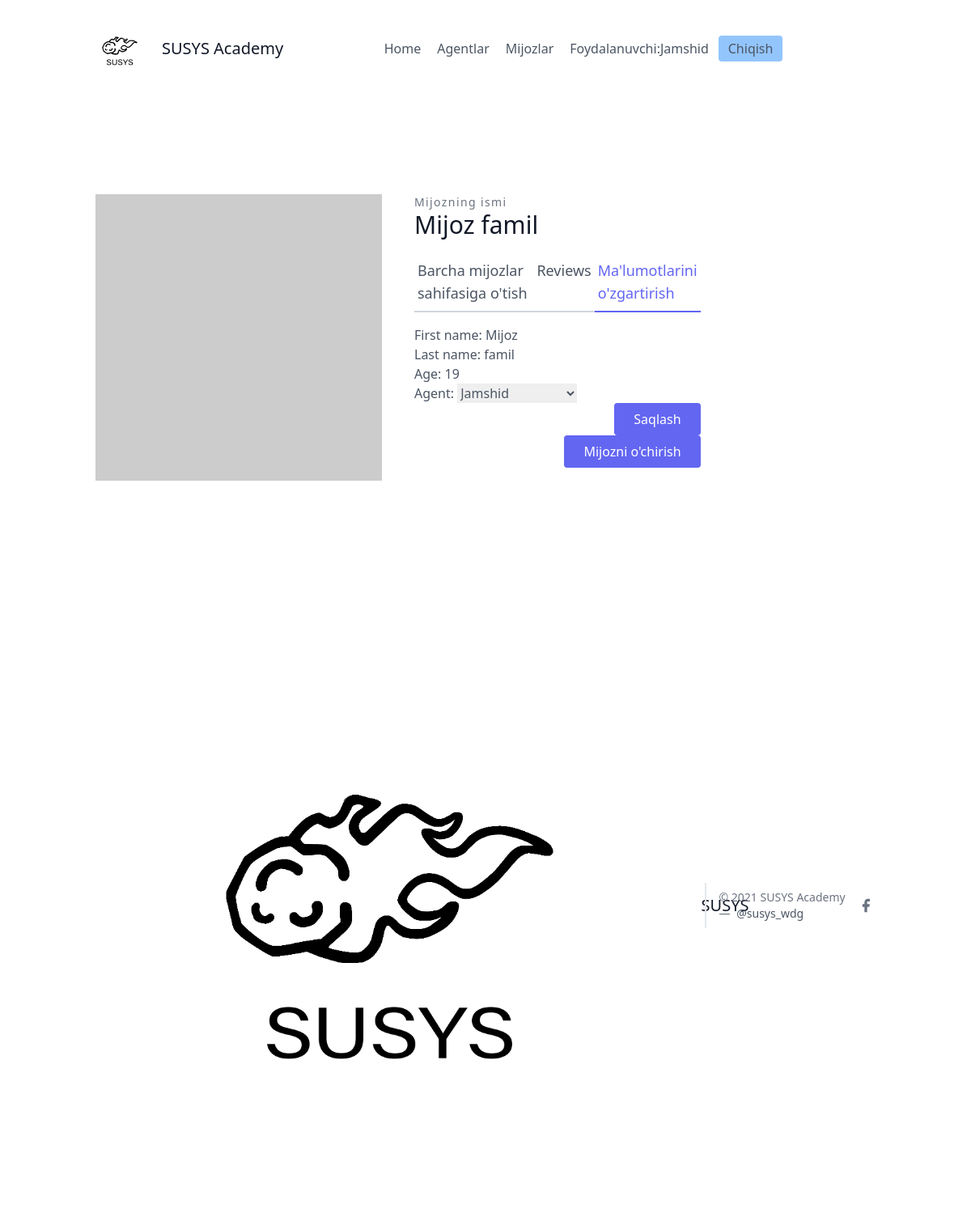
The app's page /customers/4/update/ (signed in), older data.
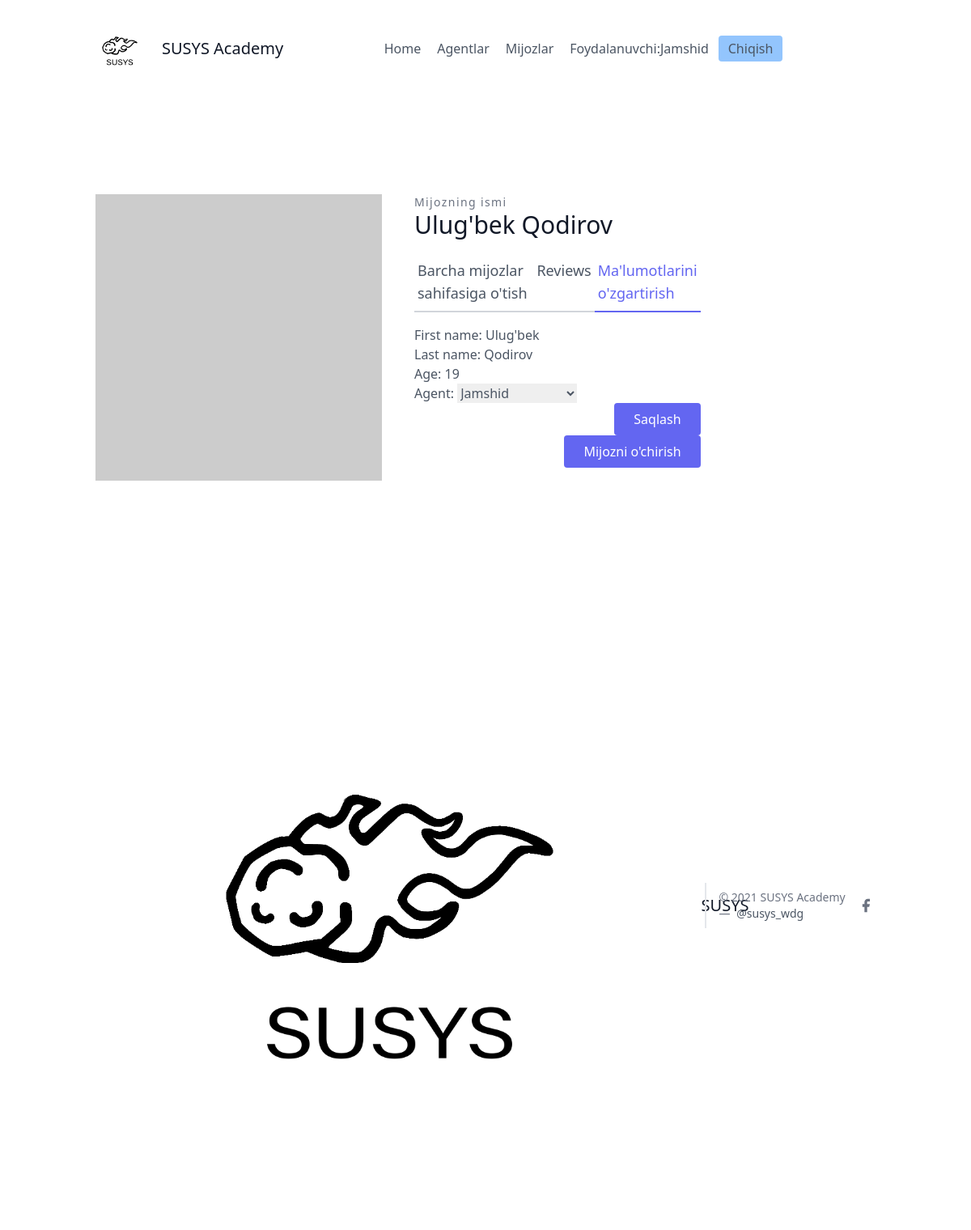
The same page, newer data.
### customersapp/models.py (models this page shows, shortened)
class Customer(models.Model):
    first_name = models.CharField(max_length=20)
    last_name = models.CharField(max_length=20)
    age = models.IntegerField(default=1)
    company = models.ForeignKey(UserProfile, null=True, on_delete=models.CASCADE)
    agent = models.ForeignKey("Agent", null=True, blank=True, on_delete=models.SET_NULL)
    category = models.ForeignKey("Category", related_name='customer_related_name', null=True, blank=True, on_delete=models.SET_NULL)

### customersapp/views.py (the view, shortened to what this page needs)
# urls.py: path('<int:pk>/update/', CustomerUpdateView.as_view(), name='update_customer'),
class CustomerUpdateView(CompanyAndLoginRequiredMixin, UpdateView):
    template_name = 'customers/update_customer.html'
    form_class = CustomerModelForm
    queryset = Customer.objects.all()
    context_object_name = 'customer'

### customersapp/forms.py
class CustomerModelForm(forms.ModelForm):
    class Meta:
        model = Customer
        fields = (
            'first_name',
            'last_name',
            'age',
            'agent'
        )

### agentsapp/mixins.py (called while the page is built)
    def dispatch(self, request, *args, **kwargs):
        if not request.user.is_authenticated or not request.user.is_company:
            return redirect('login')
        return super().dispatch(request, *args, **kwargs)

### customersapp/models.py (called while the page is built)
    def __str__(self):
        return str(self.user)

### customersapp/templates/customers/update_customer.html (shortened to what this page needs)
{% extends 'base.html' %}
{% block content%}
 <section class="text-gray-600 body-font overflow-hidden">
    <div class="container px-5 py-24 mx-auto">
        <div class="lg:w-4/5 mx-auto flex flex-wrap">
            <img alt="ecommerce" class="lg:w-1/2 w-full lg:pr-10 lg:py-6 mb-6 lg:mb-0 object-cover object-center rounded" src="https://dummyimage.com/400x400">
            <div class="lg:w-1/2 w-full lg:pr-10 lg:py-6 mb-6 lg:mb-0">
                <h2 class="text-sm title-font text-gray-500 tracking-widest">Mijozning ismi</h2>
                <h1 class="text-gray-900 text-3xl title-font font-medium mb-4">{{customer.first_name}} {{customer.last_name}}</h1>
                <div class="flex mb-4">
                    <a href="{% url 'customersapp:customers_list'%}" class="flex-grow border-b-2 border-gray-300 py-2 text-lg px-1">
                        Barcha mijozlar sahifasiga o'tish
                    </a>
                    <a class="flex-grow border-b-2 border-gray-300 py-2 text-lg px-1">
                        Reviews
                    </a>
                    <a href = "{{customer.first_name}} {{customer.last_name}}"class="flex-grow text-indigo-500 border-b-2 border-indigo-500 py-2 text-lg px-1"> Ma'lumotlarini o'zgartirish
                    </a>
                </div>
                    <form method="post">
                        <p>
                        {{ form.as_p }}
                        <button type="submit" class="flex ml-auto text-white bg-indigo-500 border-0 py-2 px-6 focus:outline-none hover:bg-indigo-600 rounded">Saqlash</button>
                        <button class="flex ml-auto text-white bg-indigo-500 border-0 py-2 px-6 focus:outline-none hover:bg-indigo-600 rounded">
                        <a href="{% url 'customersapp:delete_customer' customer.pk %}"> Mijozni o'chirish</a>
                        </button>
                    </form>
            </div>
        </div>
    </div>
</section>
{% endblock %}

Row changes from the older to the newer data that the page shows:
changed Customer "Jamshid": first_name "Mijoz" → "Ulug'bek"; last_name "famil" → "Qodirov"
